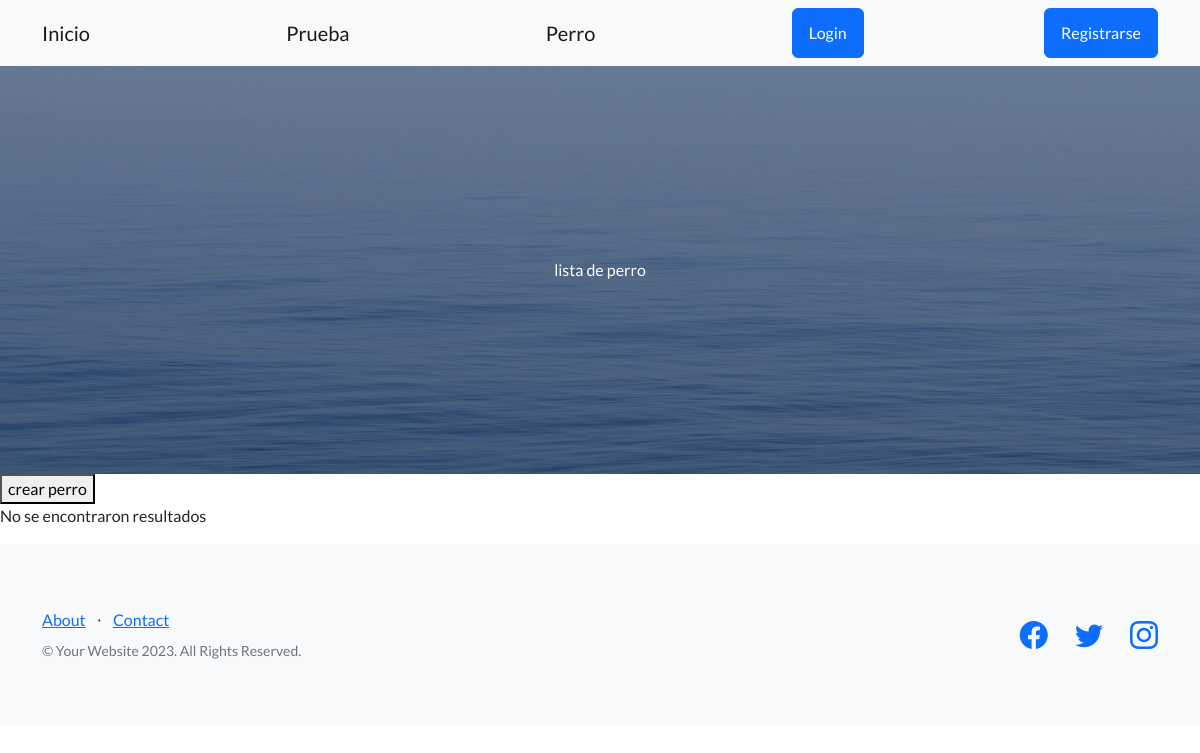
Page /perros/ on the earlier database version.
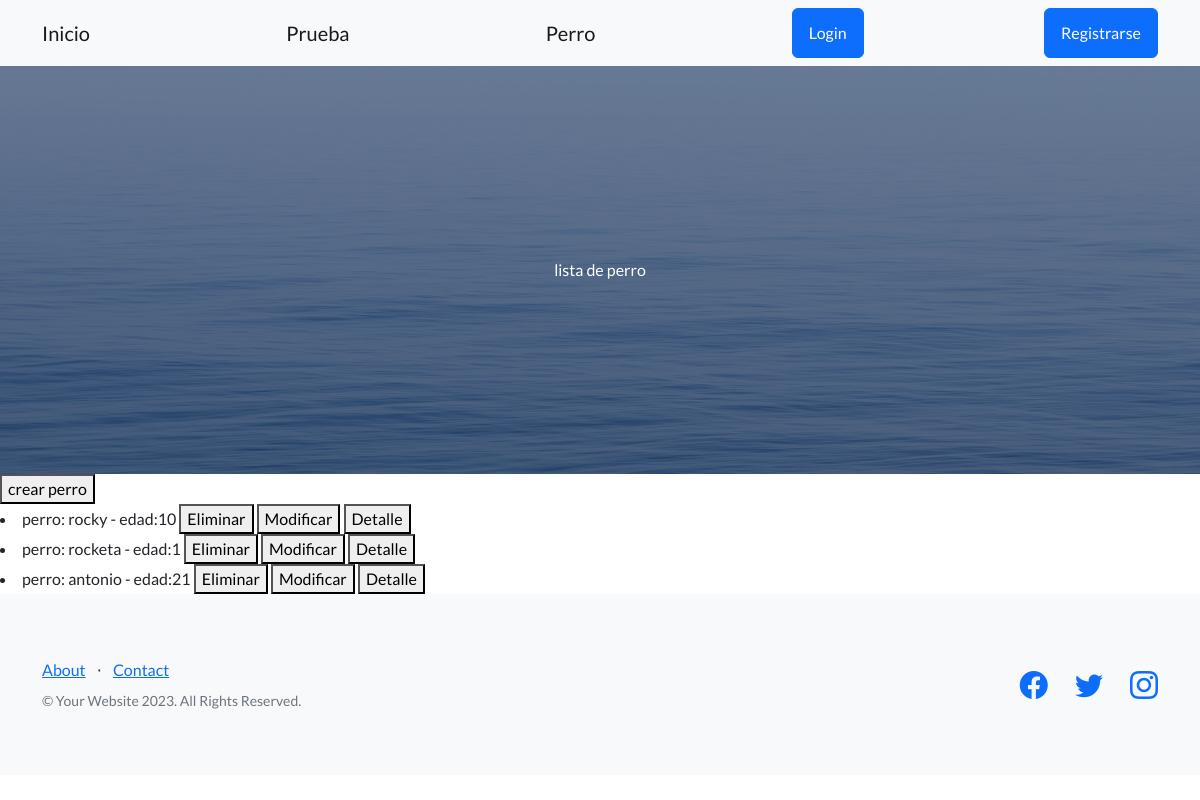
Same page on the later database version.
### inicio/models.py (models this page shows)
class Perro(models.Model): #tratar de poner como nombre algo en singular
    nombre = models.CharField(max_length=20)
    edad = models.IntegerField()
    descripcion = models.TextField(null=True)
    def __str__(self):
        return f"perro: {self.nombre} - edad:{self.edad}"

### inicio/views.py (the view)
# urls.py: path("perros/",views.ListarPerros.as_view(), name="listar_perros"),
class ListarPerros(ListView):
    model = Perro
    template_name = "inicio/CBV/listar_perros_CBV.html"
    context_object_name = "perros"

### inicio/templates/inicio/CBV/listar_perros_CBV.html (shortened to what this page needs)
{% extends 'bases.html' %}
{% block h1_header %}
lista de perro
{% endblock h1_header %}
{% block contenido %}
<button>
    <a class="navbar-brand" href={% url 'inicio:crear_perro' %}>crear perro</a>
</button>
{% if perros %}
{% for perro in perros %}
<li>
    {{perro}}
    <button>
        <a class="navbar-brand" href= {% url 'inicio:eliminar_perro' perro.id %} >Eliminar</a>
    </button>
    <button>
        <a class="navbar-brand" href= {% url 'inicio:modificar_perro' perro.id %} >Modificar</a>
    </button>
    <button>
        <a class="navbar-brand" href= {% url 'inicio:mostrar_perro' perro.id %} >Detalle</a>
    </button>
</li>
{% endfor %}
{% else %}
<p>No se encontraron resultados</p>
{% endif %}
{% endblock contenido %}

Differences in the rows shown:
added Perro: nombre+edad "perro: rocky - edad:10"
added Perro: nombre+edad "perro: rocketa - edad:1"
added Perro: nombre+edad "perro: antonio - edad:21"
Other differences:
text no longer shown: "No se encontraron resultados"
